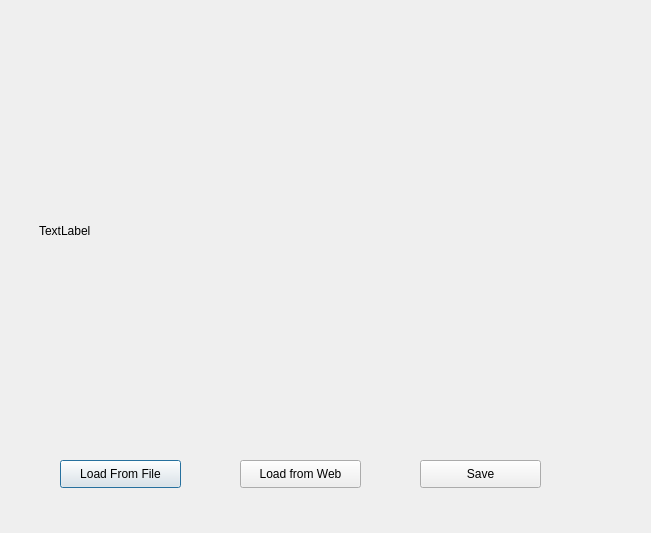
<?xml version="1.0" encoding="UTF-8"?>
<ui version="4.0">
 <class>Dialog</class>
 <widget class="QDialog" name="Dialog">
  <property name="geometry">
   <rect>
    <x>0</x>
    <y>0</y>
    <width>651</width>
    <height>533</height>
   </rect>
  </property>
  <property name="windowTitle">
   <string>Dialog</string>
  </property>
  <widget class="QLabel" name="label_pixmap">
   <property name="geometry">
    <rect>
     <x>39</x>
     <y>10</y>
     <width>581</width>
     <height>441</height>
    </rect>
   </property>
   <property name="text">
    <string>TextLabel</string>
   </property>
  </widget>
  <widget class="QPushButton" name="btn_loadFromFile">
   <property name="geometry">
    <rect>
     <x>60</x>
     <y>460</y>
     <width>121</width>
     <height>28</height>
    </rect>
   </property>
   <property name="text">
    <string>Load From File</string>
   </property>
  </widget>
  <widget class="QPushButton" name="btn_loadFromWeb">
   <property name="geometry">
    <rect>
     <x>240</x>
     <y>460</y>
     <width>121</width>
     <height>28</height>
    </rect>
   </property>
   <property name="text">
    <string>Load from Web</string>
   </property>
  </widget>
  <widget class="QPushButton" name="btn_save">
   <property name="geometry">
    <rect>
     <x>420</x>
     <y>460</y>
     <width>121</width>
     <height>28</height>
    </rect>
   </property>
   <property name="text">
    <string>Save</string>
   </property>
  </widget>
 </widget>
 <resources/>
 <connections/>
</ui>
